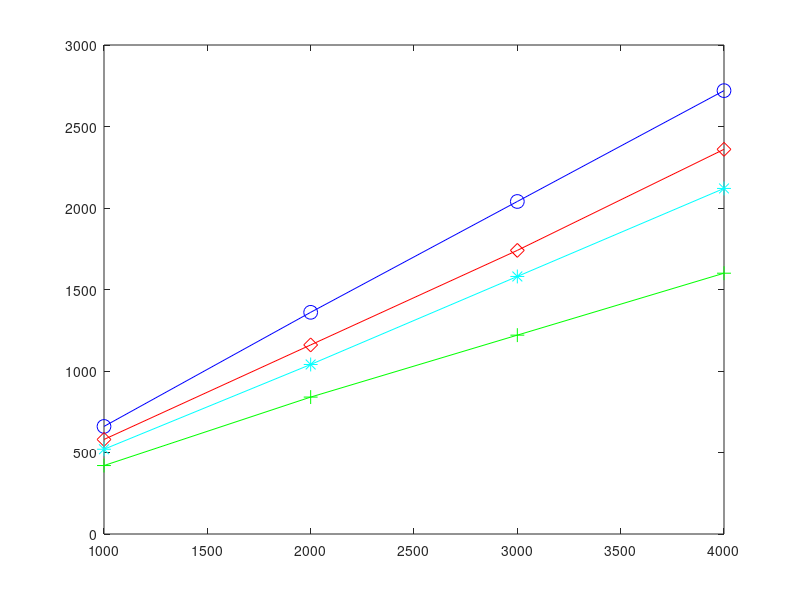

Write MATLAB code to recreate this figure. (Note: this script raises an error after producing the figure.)
%plot figures 


dataset = 'synthetic';
task = 'm=10';

if strcmp(dataset, 'synthetic') && strcmp(task, 'm=10')%m=10
%communication efficient - occupancy
t = 20*[50 100 150 200];
regret_basic = [33 68 102 136]*20;
regret_our_beta1 = [29 58 87 118]*20;
regret_our_beta2 = [26 52 79 106]*20;
regret_our_beta3 = [21 42 61 80]*20;
plot(t, regret_basic, '-ob','MarkerSize',10);
hold on;
plot(t, regret_our_beta1, '-dr','MarkerSize',10);
hold on;
plot(t, regret_our_beta2, '-*c','MarkerSize',10);
hold on;
plot(t, regret_our_beta3, '-+g','MarkerSize',10);
pax = gca;
pax.FontSize = 15;
axis([1000 4000 400 2750]);

xlabel('Number of iterations');
ylabel('Dynamic regret');
legend('PDR', 'ODR(\beta=0.9)','ODR(\beta=0.8)','ODR(\beta=0.7)',...
    'Location','southeast'); 

elseif strcmp(dataset, 'online-tail') && strcmp(task, 'comm-effi')

%communication efficient - online-tail
time = [809 1126 1519 1925 2449 2984 3687];
regret_basic = [27.7 31 34.5 38 42 45 49];
regret_our_beta1 = [20.8 23 25.8 28.6 31.5 34.5 37];
regret_our_beta2 = [16.4 18 20 22.6 25 27.8 29.8];
regret_our_beta3 = [12.7 14 15.7 17.6 19.7 22 23.7];
plot(time, regret_basic, '-ob','MarkerSize',10);
hold on;
plot(time, regret_our_beta1, '-dr','MarkerSize',10);
hold on;
plot(time, regret_our_beta2, '-*c','MarkerSize',10);
hold on;
plot(time, regret_our_beta3, '-+g','MarkerSize',10);
pax = gca;
pax.FontSize = 15;
axis([800 3800 10 50]);

xlabel('Time(s)');
ylabel('Dynamic regret');
legend('DOGD-PRE', 'DOGD-OUR(\beta=0.9)','DOGD-OUR(\beta=0.8)','DOGD-OUR(\beta=0.7)',...
    'Location','southeast'); 


elseif strcmp(dataset, 'pm25') && strcmp(task, 'comm-effi')

%communication efficient - online-tail
time = [236 367 544 792 1098];
regret_basic = [17.3 20.6 23.4 25.5 26.8];
regret_our_beta1 = [14.8 17.7 20.25 22.3 24];
regret_our_beta2 = [12.7 15.2 17.52 19.4 20.61];
regret_our_beta3 = [10.7 12.9 14.8 16.4 17.4];
plot(time, regret_basic, '-ob','MarkerSize',10);
hold on;
plot(time, regret_our_beta1, '-dr','MarkerSize',10);
hold on;
plot(time, regret_our_beta2, '-*c','MarkerSize',10);
hold on;
plot(time, regret_our_beta3, '-+g','MarkerSize',10);
pax = gca;
pax.FontSize = 15;
axis([200 1100 10 30]);

xlabel('Time(s)');
ylabel('Dynamic regret');
legend('DOGD-PRE', 'DOGD-OUR(\beta=0.9)','DOGD-OUR(\beta=0.8)','DOGD-OUR(\beta=0.7)',...
    'Location','southeast'); 

elseif strcmp(dataset, 'spam') && strcmp(task, 'comm-effi')
%communication efficient - occupancy
time = [10 38 75 156 276];
regret_basic = [3.35 6.88 10.2 13.63 16.93];
regret_our_beta1 = [3 6.2 9.2 12.3 15.3];
regret_our_beta2 = [2.7 5.5 8.2 11 13.6];
regret_our_beta3 = [2.3 4.8 7 9.5 11.9];
plot(time, regret_basic, '-ob','MarkerSize',10);
hold on;
plot(time, regret_our_beta1, '-dr','MarkerSize',10);
hold on;
plot(time, regret_our_beta2, '-*c','MarkerSize',10);
hold on;
plot(time, regret_our_beta3, '-+g','MarkerSize',10);
pax = gca;
pax.FontSize = 15;
axis([10 280 1 20]);

xlabel('Time(s)');
ylabel('Dynamic regret');
legend('DOGD-PRE', 'DOGD-OUR(\beta=0.9)','DOGD-OUR(\beta=0.8)','DOGD-OUR(\beta=0.7)',...
    'Location','southeast');  


end
